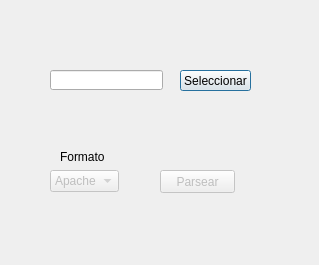
<?xml version="1.0" encoding="UTF-8"?>
<ui version="4.0">
 <class>Parseador</class>
 <widget class="QDialog" name="Parseador">
  <property name="geometry">
   <rect>
    <x>0</x>
    <y>0</y>
    <width>319</width>
    <height>265</height>
   </rect>
  </property>
  <property name="windowTitle">
   <string>Parseador</string>
  </property>
  <widget class="QLineEdit" name="path_file">
   <property name="geometry">
    <rect>
     <x>50</x>
     <y>70</y>
     <width>113</width>
     <height>20</height>
    </rect>
   </property>
  </widget>
  <widget class="QPushButton" name="select_file">
   <property name="geometry">
    <rect>
     <x>180</x>
     <y>70</y>
     <width>71</width>
     <height>21</height>
    </rect>
   </property>
   <property name="text">
    <string>Seleccionar</string>
   </property>
  </widget>
  <widget class="QComboBox" name="formato_log">
   <property name="enabled">
    <bool>false</bool>
   </property>
   <property name="geometry">
    <rect>
     <x>50</x>
     <y>170</y>
     <width>69</width>
     <height>22</height>
    </rect>
   </property>
   <item>
    <property name="text">
     <string>Apache</string>
    </property>
   </item>
  </widget>
  <widget class="QLabel" name="label_formato">
   <property name="geometry">
    <rect>
     <x>60</x>
     <y>150</y>
     <width>47</width>
     <height>13</height>
    </rect>
   </property>
   <property name="text">
    <string>Formato</string>
   </property>
   <property name="buddy">
    <cstring>formato_log</cstring>
   </property>
  </widget>
  <widget class="QPushButton" name="bot_parsear">
   <property name="enabled">
    <bool>false</bool>
   </property>
   <property name="geometry">
    <rect>
     <x>160</x>
     <y>170</y>
     <width>75</width>
     <height>23</height>
    </rect>
   </property>
   <property name="text">
    <string>Parsear</string>
   </property>
  </widget>
 </widget>
 <tabstops>
  <tabstop>path_file</tabstop>
  <tabstop>select_file</tabstop>
  <tabstop>formato_log</tabstop>
  <tabstop>bot_parsear</tabstop>
 </tabstops>
 <resources/>
 <connections>
  <connection>
   <sender>select_file</sender>
   <signal>clicked()</signal>
   <receiver>path_file</receiver>
   <slot>update()</slot>
   <hints>
    <hint type="sourcelabel">
     <x>207</x>
     <y>78</y>
    </hint>
    <hint type="destinationlabel">
     <x>135</x>
     <y>80</y>
    </hint>
   </hints>
  </connection>
  <connection>
   <sender>path_file</sender>
   <signal>editingFinished()</signal>
   <receiver>formato_log</receiver>
   <slot>update()</slot>
   <hints>
    <hint type="sourcelabel">
     <x>94</x>
     <y>83</y>
    </hint>
    <hint type="destinationlabel">
     <x>93</x>
     <y>176</y>
    </hint>
   </hints>
  </connection>
  <connection>
   <sender>path_file</sender>
   <signal>editingFinished()</signal>
   <receiver>bot_parsear</receiver>
   <slot>showMenu()</slot>
   <hints>
    <hint type="sourcelabel">
     <x>108</x>
     <y>84</y>
    </hint>
    <hint type="destinationlabel">
     <x>202</x>
     <y>182</y>
    </hint>
   </hints>
  </connection>
  <connection>
   <sender>path_file</sender>
   <signal>editingFinished()</signal>
   <receiver>label_formato</receiver>
   <slot>update()</slot>
   <hints>
    <hint type="sourcelabel">
     <x>63</x>
     <y>85</y>
    </hint>
    <hint type="destinationlabel">
     <x>70</x>
     <y>155</y>
    </hint>
   </hints>
  </connection>
 </connections>
</ui>
